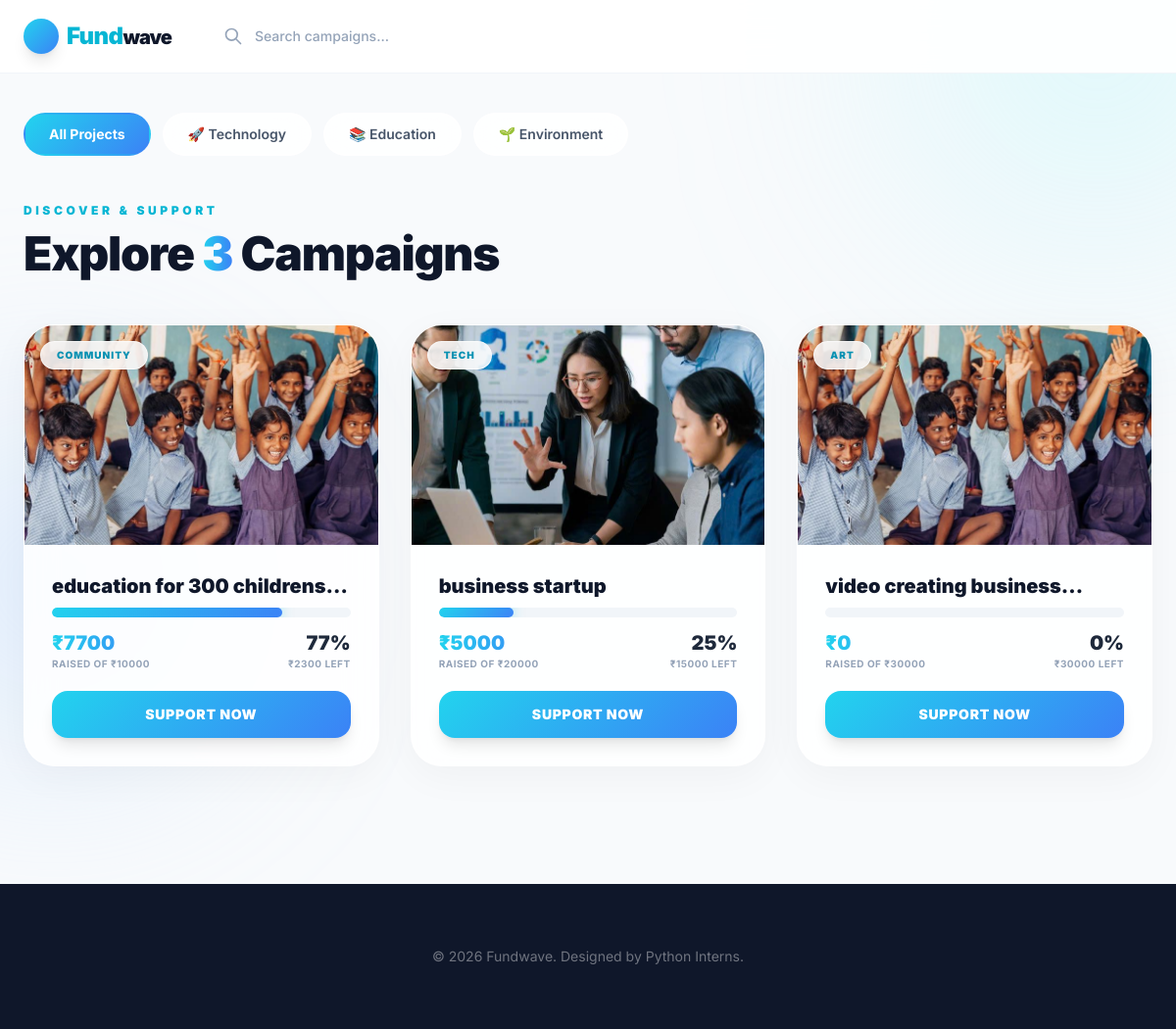
/explore/, run on an earlier commit of the app's database.
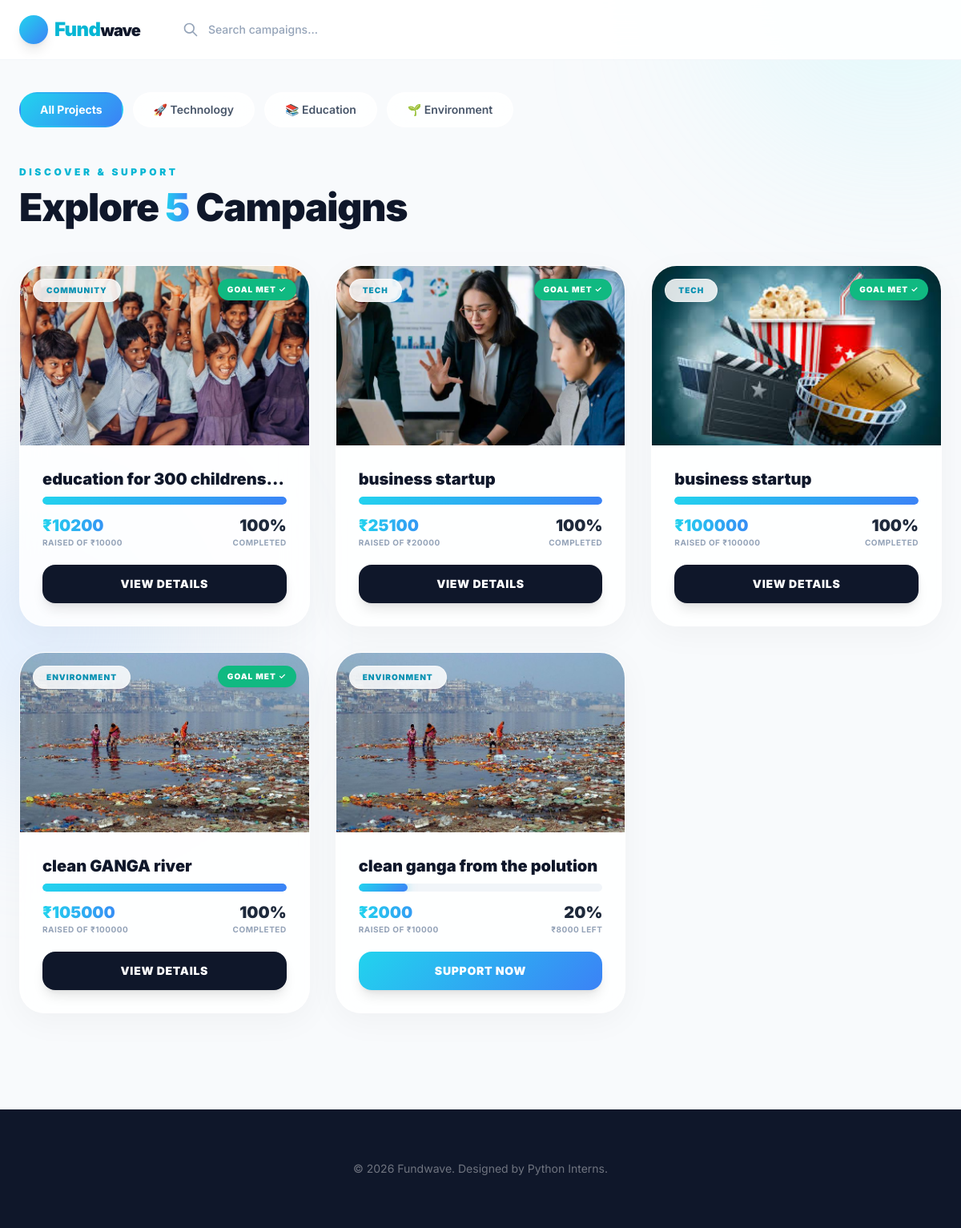
And on a later commit of the database.
### app/models.py (models this page shows, shortened)
class Campaign(models.Model):
    creator = models.ForeignKey(User, on_delete=models.CASCADE, related_name='campaigns')
    title = models.CharField(max_length=255)
    category = models.CharField(max_length=100)
    goal = models.DecimalField(max_digits=12, decimal_places=2)
    file=models.FileField(upload_to='campaign_files/',null=True,blank=True,default=None)
    description = models.TextField()
    conductor_name = models.CharField(max_length=255)
    conductor_contact = models.CharField(max_length=255, blank=True, null=True)
    conductor_bio = models.TextField(blank=True, null=True)
    razorpay_account_id = models.CharField(max_length=100, blank=True, null=True)
    image = models.ImageField(upload_to='campaign_banners/')
    STATUS_CHOICES = [
        ('pending', 'Pending Approval'),
        ('approved', 'Approved'),
        ('rejected', 'Rejected'),
        ('completed','Completed')
    ]
    status = models.CharField(max_length=20, choices=STATUS_CHOICES, default='pending')
    created_at = models.DateTimeField(auto_now_add=True)
    updated_at = models.DateTimeField(auto_now=True)
    def get_current_total(self):
        result = self.project.filter(is_paid=True).aggregate(total=Sum('cash'))
        return result['total'] or 0

### app/views.py (the view)
# urls.py: path('explore/',views.explore,name="allprojects"),
def explore(request):
    query = request.GET.get('q')
    category_filter = request.GET.get('cat')
    campaigns_qs = Campaign.objects.all().prefetch_related('project')
    if query:
        campaigns_qs = campaigns_qs.filter(
            Q(title__icontains=query) |
            Q(description__icontains=query)
        ).distinct()
    if category_filter:
        campaigns_qs = campaigns_qs.filter(category__iexact=category_filter)
    for campaign in campaigns_qs:
        current_total = campaign.get_current_total()
        goal = campaign.goal
        campaign.current_total_val = current_total
        campaign.balance = max(goal - Decimal(current_total), 0)
        if goal > 0:
            campaign.progress_percent = min((Decimal(current_total) / goal) * 100, 100)
        else:
            campaign.progress_percent = 0
    context = {
        'campains': campaigns_qs,
        'active_category': category_filter,
    }
    return render(request, 'explore.html', context)

### templates/explore.html (shortened to what this page needs)
{% load static %}
<!DOCTYPE html>
<html lang="en">
<head>
    <script src="https://cdn.tailwindcss.com"></script>
</head>
<body class="bg-slate-50 text-slate-800 min-h-screen relative overflow-x-hidden font-sans">
    <div class="fixed top-0 left-0 w-full h-full z-[-1] pointer-events-none overflow-hidden">
        <div class="absolute w-[400px] h-[400px] top-[-15%] right-[-10%] bg-cyan-200/30 rounded-full blur-[120px]"></div>
        <div class="absolute w-[350px] h-[350px] top-[40%] left-[-10%] bg-blue-200/40 rounded-full blur-[100px]"></div>
    </div>
    <nav class="sticky top-0 z-50 glass-nav border-b border-slate-100">
        <div class="max-w-7xl mx-auto px-6 py-4 flex items-center justify-between">
            <div class="flex items-center gap-8">
                <a href="{% url 'home' %}" class="flex items-center gap-2 group">
                    <div class="w-9 h-9 gradient-primary rounded-full shadow-lg group-hover:scale-110 transition-transform"></div>
                    <div class="flex items-baseline">
                        <span class="text-2xl font-black text-cyan-500 tracking-tight">Fund</span>
                        <span class="text-xl font-black text-slate-900 tracking-tighter">wave</span>
                    </div>
                </a>
               <form action="{% url 'allprojects' %}" method="GET" class="hidden md:flex items-center glass-card rounded-full px-5 py-2.5 w-80 lg:w-96 focus-within:ring-2 focus-within:ring-cyan-100 transition-all">
    <svg xmlns="http://www.w3.org/2000/svg" class="h-5 w-5 text-slate-400 mr-3 flex-shrink-0" fill="none" viewBox="0 0 24 24" stroke="currentColor">
        <path stroke-linecap="round" stroke-linejoin="round" stroke-width="2" d="M21 21l-6-6m2-5a7 7 0 11-14 0 7 7 0 0114 0z" />
    </svg>
    <input
        type="text"
        name="q"
        value="{{ request.GET.q|default:'' }}"
        placeholder="Search campaigns..."
        class="bg-transparent border-none focus:outline-none w-full text-sm font-medium placeholder:text-slate-400"
    >
</form>
            </div>
        </div>
    </nav>
    <main class="max-w-7xl mx-auto px-6 py-10">
        <div class="flex gap-3 overflow-x-auto pb-6 no-scrollbar">
    <a href="{% url 'allprojects' %}"
       class="category-btn {% if not active_category %}active{% endif %} px-6 py-2.5 rounded-full whitespace-nowrap font-bold text-sm border-2 border-transparent glass-card text-slate-600">
        All Projects
    </a>
    <a href="{% url 'allprojects' %}?cat=Technology"
       class="category-btn {% if active_category == 'Technology' %}active{% endif %} px-6 py-2.5 glass-card rounded-full whitespace-nowrap font-semibold text-sm text-slate-600 border-2 border-white/50 hover:border-cyan-300">
        🚀 Technology
    </a>
    <a href="{% url 'allprojects' %}?cat=Education"
       class="category-btn {% if active_category == 'Education' %}active{% endif %} px-6 py-2.5 glass-card rounded-full whitespace-nowrap font-semibold text-sm text-slate-600 border-2 border-white/50 hover:border-cyan-300">
        📚 Education
    </a>
    <a href="{% url 'allprojects' %}?cat=Environment"
       class="category-btn {% if active_category == 'Environment' %}active{% endif %} px-6 py-2.5 glass-card rounded-full whitespace-nowrap font-semibold text-sm text-slate-600 border-2 border-white/50 hover:border-cyan-300">
        🌱 Environment
    </a>
</div>
        <div class="mt-6 mb-12 animate-fade-in-up">
            <span class="text-xs font-black uppercase tracking-[0.3em] text-cyan-500 mb-3 block">Discover & Support</span>
            <h1 class="text-4xl md:text-5xl font-black tracking-tight text-slate-900">
                Explore <span class="gradient-text">{{ campains|length }}</span> Campaigns
            </h1>
        </div>
        <div class="grid grid-cols-1 md:grid-cols-2 lg:grid-cols-3 gap-8">
            {% for campaign in campains %}
            <div class="project-card glass-card rounded-4xl overflow-hidden shadow-card hover:shadow-card-hover flex flex-col animate-fade-in-up">
                <div class="h-56 relative overflow-hidden group">
                    {% if campaign.image %}
                        <img src="{{ campaign.image.url }}" class="w-full h-full object-cover transition-transform duration-700 group-hover:scale-110">
                    {% else %}
                        <div class="w-full h-full bg-slate-200 flex items-center justify-center text-slate-400 font-bold uppercase text-xs">No Image</div>
                    {% endif %}
                    {% if campaign.progress_percent >= 100 %}
                    <div class="absolute top-4 right-4 bg-emerald-500 text-white px-3 py-1.5 rounded-full text-[10px] font-black uppercase tracking-widest z-10 shadow-lg">
                        Goal Met ✓
                    </div>
                    {% endif %}
                    <span class="absolute top-4 left-4 glass-card px-4 py-1.5 rounded-full text-[10px] font-black text-cyan-600 uppercase tracking-widest">
                        {{ campaign.category|default:"General" }}
                    </span>
                </div>
                <div class="p-6 md:p-7 flex flex-col flex-grow">
                    <h3 class="text-xl font-black text-slate-900 mb-2 line-clamp-1 transition-colors">{{ campaign.title }}</h3>
                    <div class="mt-auto space-y-5">
                        <div class="space-y-3">
                            <div class="w-full bg-slate-100 h-2.5 rounded-full overflow-hidden">
                                <div class="gradient-primary h-full progress-bar rounded-full progress-glow"
                                     style="width: {{ campaign.progress_percent }}%"></div>
                            </div>
                            <div class="flex justify-between items-end">
                                <div>
                                    <p class="text-xl font-black gradient-text">₹{{ campaign.current_total_val|floatformat:0 }}</p>
                                    <p class="text-[10px] text-slate-400 uppercase font-bold tracking-wider">Raised of ₹{{ campaign.goal|floatformat:0 }}</p>
                                </div>
                                <div class="text-right">
                                    <p class="text-xl font-black text-slate-800">{{ campaign.progress_percent|floatformat:0 }}%</p>
                                    <p class="text-[10px] text-slate-400 uppercase font-bold tracking-wider">
                                        {% if campaign.balance > 0 %}₹{{ campaign.balance|floatformat:0 }} Left{% else %}Completed{% endif %}
                                    </p>
                                </div>
                            </div>
                        </div>
                        <a href="{% url 'campain' campaign.id %}"
                           class="block w-full text-center py-3.5 {% if campaign.progress_percent >= 100 %}bg-slate-900{% else %}gradient-primary{% endif %} text-white font-black rounded-2xl shadow-lg hover:shadow-xl hover:scale-[1.02] transition-all duration-300 text-sm uppercase tracking-wider">
                           {% if campaign.progress_percent >= 100 %}View Details{% else %}Support Now{% endif %}
                        </a>
                    </div>
                </div>
            </div>
            {% empty %}
            <div class="col-span-full py-20 text-center">
                <h3 class="text-2xl font-black text-slate-800">No Campaigns Found</h3>
                <p class="text-slate-500 mt-2">Try a different search term or browse all categories.</p>
            </div>
            {% endfor %}
        </div>
    </main>
    <footer class="bg-slate-900 text-white mt-20 py-16">
        <div class="max-w-7xl mx-auto px-6 text-center">
            <p class="text-white/40 text-sm">© 2026 Fundwave. Designed by Python Interns.</p>
        </div>
    </footer>
</body>
</html>

### templates/explore.html (style rules this page uses)
.glass-card { background: rgba(255, 255, 255, 0.85); backdrop-filter: blur(16px); border: 1px solid rgba(255, 255, 255, 0.6); }
.glass-nav { background: rgba(255, 255, 255, 0.9); backdrop-filter: blur(20px); }
.gradient-primary { background: linear-gradient(135deg, #22d3ee 0%, #3b82f6 100%); }
.gradient-text { background: linear-gradient(90deg, #22d3ee 0%, #3b82f6 100%); -webkit-background-clip: text; -webkit-text-fill-color: transparent; }
.shadow-card { box-shadow: 0 10px 40px rgba(0, 0, 0, 0.04); }
.progress-bar { transition: width 1.2s cubic-bezier(0.4, 0, 0.2, 1); }
.progress-glow { box-shadow: 0 0 12px rgba(34, 211, 238, 0.5); }
.project-card { transition: all 0.5s cubic-bezier(0.4, 0, 0.2, 1); }
.category-btn.active { background: linear-gradient(135deg, #22d3ee 0%, #3b82f6 100%); color: white; border-color: transparent; }

What changed in the data, as far as the page shows it:
removed Campaign: image (picture), category "ART", title "video creating…", current_total_val "0", goal "30000", progress_percent "0", balance "30000", shows "SUPPORT NOW"
changed Campaign "COMMUNITY": {{ campaign.progress_percent }} 77.00 → 100 (drawn); current_total_val "7700" → "10200"; progress_percent "77" → "100"; balance "2300" → (not shown); text "₹ LEFT SUPPORT NOW" → "GOAL MET ✓ COMPLETED VIEW DETAILS"
changed Campaign (number 2 of 5 on the later page): {{ campaign.progress_percent }} 25.00 → 100 (drawn); current_total_val "5000" → "25100"; progress_percent "25" → "100"; balance "15000" → (not shown); text "₹ LEFT SUPPORT NOW" → "GOAL MET ✓ COMPLETED VIEW DETAILS"
added Campaign: image (picture), shows "GOAL MET ✓", category "TECH", title "business startup", current_total_val "100000", goal "100000", progress_percent "100", shows "COMPLETED", shows "VIEW DETAILS"
added Campaign: image (picture), shows "GOAL MET ✓", category "ENVIRONMENT", title "clean GANGA river", current_total_val "105000", goal "100000", progress_percent "100", shows "COMPLETED", shows "VIEW DETAILS"
added Campaign: image (picture), category "ENVIRONMENT", title "clean ganga from the polution", current_total_val "2000", goal "10000", progress_percent "20", balance "8000", shows "SUPPORT NOW"
Also different on the page:
{{ campains|length }}: "3" → "5"
